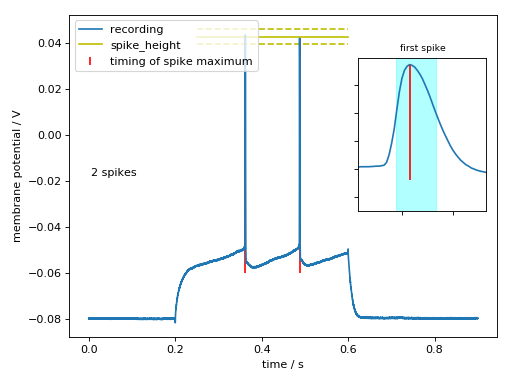

Here is the Python script that generated this plot:
import measurements1
import ajustador as aju
exp = measurements1.waves042811
aju.features.Spikes(exp.waves[22]).plot()
